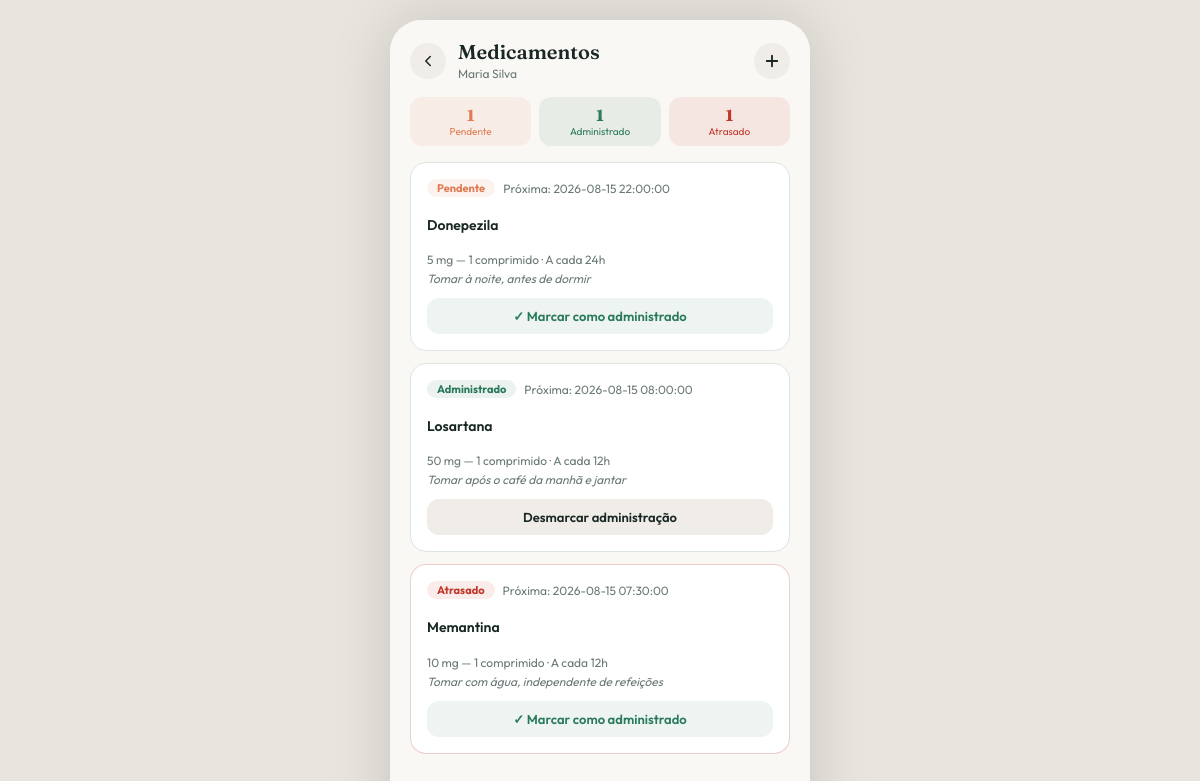
The page /medications.php?id=1 (signed in) on the database its author committed.
### tables this page shows
CREATE TABLE idoso (
    id SERIAL PRIMARY KEY,
    responsavel_id BIGINT UNSIGNED NOT NULL,
    nome_completo VARCHAR(150) NOT NULL,
    data_nascimento DATE NOT NULL,
    condicoes_medicas TEXT,
    telefone_emergencia VARCHAR(20) NOT NULL,
    criado_em TIMESTAMP DEFAULT CURRENT_TIMESTAMP,
    CONSTRAINT fk_idoso_responsavel FOREIGN KEY (responsavel_id) REFERENCES usuario(id) ON DELETE CASCADE
);

CREATE TABLE medicamento (
    id SERIAL PRIMARY KEY,
    idoso_id BIGINT UNSIGNED NOT NULL,
    nome VARCHAR(100) NOT NULL,
    dosagem VARCHAR(50) NOT NULL,
    intervalo_horas INT NOT NULL,
    instrucoes TEXT,
    ativo BOOLEAN DEFAULT TRUE,
    criado_em TIMESTAMP DEFAULT CURRENT_TIMESTAMP,
    CONSTRAINT fk_medicamento_idoso FOREIGN KEY (idoso_id) REFERENCES idoso(id) ON DELETE CASCADE
);

### includes/functions.php (called while the page is built, shortened)
<?php
require_once __DIR__ . '/../config/database.php';
function e(?string $str): string
{
    return htmlspecialchars($str ?? '', ENT_QUOTES, 'UTF-8');
}
function pacienteDoUsuarioOuFalha(int $idosoId): array
{
    $db = getDB();
    $stmt = $db->prepare('SELECT * FROM idoso WHERE id = ? AND responsavel_id = ?');
    $stmt->execute([$idosoId, $_SESSION['user_id']]);
    $idoso = $stmt->fetch();
    $stmt = $db->prepare('SELECT i.* FROM idoso i
        JOIN cuidador_idoso ci ON ci.idoso_id = i.id
        LEFT JOIN cuidador c ON c.id = ci.cuidador_id
        WHERE i.id = ? AND (ci.cuidador_id = ? OR c.usuario_id = ?) AND ci.status = ?');
    $stmt->execute([$idosoId, $_SESSION['user_id'], $_SESSION['user_id'], 'ativo']);
    $idoso = $stmt->fetch();
    return $idoso;
}

### config/database.php (called while the page is built, shortened)
<?php
function getDB(): PDO
{
    static $pdo = null;
    if ($pdo !== null) {
        return $pdo;
    }
    $dbHost = getenv('DB_HOST') ?: '127.0.0.1';
    $dbName = getenv('DB_NAME') ?: 'bd_cuida_idoso';
    $dbUser = getenv('DB_USER') ?: 'root';
    $dbPass = getenv('DB_PASS') ?: '';
    $charset = 'utf8mb4';
    try {
        $dsn = "mysql:host={$dbHost};dbname={$dbName};charset={$charset}";
        $pdo = new PDO($dsn, $dbUser, $dbPass, [
            PDO::ATTR_ERRMODE => PDO::ERRMODE_EXCEPTION,
            PDO::ATTR_DEFAULT_FETCH_MODE => PDO::FETCH_ASSOC,
            PDO::ATTR_EMULATE_PREPARES => false,
        ]);
    } catch (PDOException $e) {
        try {
            $dsnNoDb = "mysql:host={$dbHost};charset={$charset}";
            $tmp = new PDO($dsnNoDb, $dbUser, $dbPass, [PDO::ATTR_ERRMODE => PDO::ERRMODE_EXCEPTION]);
            $tmp->exec("CREATE DATABASE IF NOT EXISTS `{$dbName}` CHARACTER SET {$charset} COLLATE {$charset}_unicode_ci");
            $pdo = new PDO("mysql:host={$dbHost};dbname={$dbName};charset={$charset}", $dbUser, $dbPass, [
                PDO::ATTR_ERRMODE => PDO::ERRMODE_EXCEPTION,
                PDO::ATTR_DEFAULT_FETCH_MODE => PDO::FETCH_ASSOC,
                PDO::ATTR_EMULATE_PREPARES => false,
            ]);
        } catch (PDOException $e2) {
            throw $e2;
        }
    }
    return $pdo;
}

### medications.php (the view, shortened to what this page needs)
<?php
require_once __DIR__ . '/includes/functions.php';
$idosoId = (int)($_GET['id'] ?? 0);
$idoso = pacienteDoUsuarioOuFalha($idosoId);
$sql = "SELECT m.*,
  (SELECT h.id FROM historico_medicamento h WHERE h.medicamento_id = m.id ORDER BY h.horario_previsto DESC LIMIT 1) AS hist_id,
  (SELECT h.horario_previsto FROM historico_medicamento h WHERE h.medicamento_id = m.id ORDER BY h.horario_previsto DESC LIMIT 1) AS proxima_dose,
  (SELECT h.status FROM historico_medicamento h WHERE h.medicamento_id = m.id ORDER BY h.horario_previsto DESC LIMIT 1) AS status
  FROM medicamento m WHERE m.idoso_id = ? ORDER BY m.id";
$stmt = getDB()->prepare($sql);
$stmt->execute([$idosoId]);
$meds = $stmt->fetchAll();
$statusColor = ['administrado' => '#2A7A5B', 'pendente' => '#E07B54', 'atrasado' => '#c0392b'];
$statusLabel = ['administrado' => 'Administrado', 'pendente' => 'Pendente', 'atrasado' => 'Atrasado'];
$showForm = isset($_GET['novo']);
$headerTitle = 'Medicamentos';
$headerSubtitle = $idoso['nome_completo'];
$headerBack = 'patient.php?id=' . $idosoId;
$toggleHref = $showForm ? 'medications.php?id=' . $idosoId : 'medications.php?id=' . $idosoId . '&novo=1#form';
$headerRightHtml = '<a href="' . e($toggleHref) . '" class="btn-icon-round' . ($showForm ? ' active' : '') . '">'
    . '<svg width="18" height="18" fill="none" viewBox="0 0 24 24"><path d="M12 5v14M5 12h14" stroke="' . ($showForm ? 'white' : 'var(--foreground)') . '" stroke-width="2.5" stroke-linecap="round"/></svg>'
    . '</a>';
require __DIR__ . '/includes/layout_top.php';
require __DIR__ . '/includes/header_component.php';
?>
<div class="app-body" style="padding:0 20px 24px;">
  <div class="flex gap-2" style="margin-bottom:16px;">
    <?php foreach (['pendente', 'administrado', 'atrasado'] as $s):
      $qtd = count(array_filter($meds, fn($m) => $m['status'] === $s));
    ?>
      <div class="flex-1 text-center" style="border-radius:12px;padding:8px 0;background-color:<?= $statusColor[$s] ?>18;">
        <p class="serif font-bold" style="font-size:16px;color:<?= $statusColor[$s] ?>;"><?= $qtd ?></p>
        <p style="font-size:10px;color:<?= $statusColor[$s] ?>;"><?= $statusLabel[$s] ?></p>
      </div>
    <?php endforeach; ?>
  </div>
  <div class="flex flex-col gap-3">
    <?php foreach ($meds as $med): ?>
      <div class="card" style="<?= $med['status'] === 'atrasado' ? 'border-color:#c0392b40;' : '' ?>">
        <div class="flex items-center gap-2" style="margin-bottom:4px;">
          <span class="badge" style="background-color:<?= $statusColor[$med['status']] ?>18;color:<?= $statusColor[$med['status']] ?>;"><?= $statusLabel[$med['status']] ?></span>
          <span class="text-xs text-muted">Próxima: <?= e($med['proxima_dose']) ?></span>
        </div>
        <h4 class="font-semibold text-sm"><?= e($med['nome']) ?></h4>
        <p class="text-xs text-muted" style="margin-top:2px;"><?= e($med['dosagem']) ?> · A cada <?= (int)$med['intervalo_horas'] ?>h</p>
        <?php if ($med['instrucoes']): ?>
          <p class="text-xs text-muted" style="margin-top:4px;font-style:italic;"><?= e($med['instrucoes']) ?></p>
        <?php endif; ?>
        <div style="margin-top:12px;">
          <?php if ($med['status'] === 'administrado'): ?>
            <button type="button" class="btn btn-muted btn-sm" onclick="toggleMed(<?= (int)$med['hist_id'] ?>, <?= (int)$med['id'] ?>, <?= $idosoId ?>)">Desmarcar administração</button>
          <?php else: ?>
            <button type="button" class="btn btn-secondary btn-sm" onclick="toggleMed(<?= (int)$med['hist_id'] ?>, <?= (int)$med['id'] ?>, <?= $idosoId ?>)">✓ Marcar como administrado</button>
          <?php endif; ?>
        </div>
      </div>
    <?php endforeach; ?>
  </div>
</div>
<?php require __DIR__ . '/includes/layout_bottom.php'; ?>

### includes/header_component.php
<?php
$headerSubtitle = $headerSubtitle ?? null;
$headerBack = $headerBack ?? null;
$headerRightHtml = $headerRightHtml ?? '';
?>
<div class="screen-header">
  <?php if ($headerBack): ?>
    <a href="<?= e($headerBack) ?>" class="btn-back">
      <svg width="18" height="18" fill="none" viewBox="0 0 24 24">
        <path d="m15 18-6-6 6-6" stroke="var(--foreground)" stroke-width="2" stroke-linecap="round" stroke-linejoin="round"/>
      </svg>
    </a>
  <?php endif; ?>
  <div class="flex-1">
    <h2 class="truncate"><?= e($headerTitle) ?></h2>
    <?php if ($headerSubtitle): ?>
      <p class="subtitle truncate"><?= e($headerSubtitle) ?></p>
    <?php endif; ?>
  </div>
  <?php if ($headerRightHtml): ?>
    <div class="header-right"><?= $headerRightHtml ?></div>
  <?php endif; ?>
</div>

### assets/css/style.css (style rules this page uses)
:root { --background: #FAF8F5; --foreground: #1A2825; --card: #FFFFFF; --card-foreground: #1A2825; --primary: #2A7A5B; --primary-foreground: #FFFFFF; --secondary: #EEF4F1; --secondary-foreground: #2A7A5B; --muted: #F0EDE8; --muted-foreground: #6B7A78; --accent: #E07B54; --accent-foreground: #FFFFFF; --border: #DDE5E3; --ring: #2A7A5B; --radius: 14px; --danger: #c0392b; --danger-bg: #c0392b18; --blue: #5B7ABA; --purple: #8B5BAA; }
* { box-sizing: border-box; }
html, body { height: 100%; margin: 0; padding: 0; }
body { font-family: 'Outfit', sans-serif; background-color: #E8E4DE; color: var(--foreground); -webkit-font-smoothing: antialiased; }
h1, h2, h3 { font-family: 'Fraunces', serif; margin: 0; }
p { margin: 0; }
a { text-decoration: none; color: inherit; }
button { font-family: inherit; cursor: pointer; border: none; background: none; color: inherit; }
.app-body { flex: 1; min-height: 0; display: flex; flex-direction: column; overflow-y: auto; scrollbar-width: none; }
.flex { display: flex; }
.flex-col { flex-direction: column; }
.items-center { align-items: center; }
.gap-2 { gap: 8px; }
.gap-3 { gap: 12px; }
.flex-1 { flex: 1; min-width: 0; }
.text-center { text-align: center; }
.truncate { overflow: hidden; text-overflow: ellipsis; white-space: nowrap; }
.screen-header { display: flex; align-items: center; gap: 12px; padding: 20px 20px 16px; background-color: var(--background); flex-shrink: 0; }
.btn-back { width: 36px; height: 36px; border-radius: 999px; background-color: var(--muted); display: flex; align-items: center; justify-content: center; flex-shrink: 0; }
.screen-header h2 { font-size: 20px; font-weight: 600; line-height: 1.2; }
.screen-header .subtitle { font-size: 12px; color: var(--muted-foreground); margin-top: 2px; }
.header-right { margin-left: auto; }
.btn-icon-round { width: 36px; height: 36px; border-radius: 999px; display: flex; align-items: center; justify-content: center; background-color: var(--muted); transition: background-color .15s; }
.card { background-color: var(--card); border: 1px solid var(--border); border-radius: 16px; padding: 16px; }
.btn { display: block; width: 100%; padding: 16px; border-radius: 16px; font-weight: 600; font-size: 15px; text-align: center; transition: background-color .15s; }
.btn-secondary { background-color: var(--secondary); color: var(--primary); }
.btn-muted { background-color: var(--muted); color: var(--foreground); }
.btn-sm { padding: 10px 14px; border-radius: 12px; font-size: 13px; }
.badge { display: inline-block; font-size: 11px; font-weight: 700; padding: 2px 10px; border-radius: 999px; }
.text-xs { font-size: 12px; }
.text-sm { font-size: 14px; }
.text-muted { color: var(--muted-foreground); }
.font-semibold { font-weight: 600; }
.font-bold { font-weight: 700; }
.serif { font-family: 'Fraunces', serif; }

### rows shown on the page
idoso: nome_completo "Maria Silva"
medicamento: status "Pendente", proxima_dose "2026-08-15 22:00:00", nome "Donepezila", dosagem "5 mg — 1 comprimido", intervalo_horas "24", instrucoes "Tomar à noite, antes de dormir"
medicamento: status "Administrado", proxima_dose "2026-08-15 08:00:00", nome "Losartana", dosagem "50 mg — 1 comprimido", intervalo_horas "12", instrucoes "Tomar após o café da manhã e jantar"
medicamento: status "Atrasado", proxima_dose "2026-08-15 07:30:00", nome "Memantina", dosagem "10 mg — 1 comprimido", intervalo_horas "12", instrucoes "Tomar com água, independente de refeições"

### other values the page prints
$headerTitle "Medicamentos"
$qtd "1"
$statusLabel[$s] "Pendente"
$statusLabel[$s] "Administrado"
$statusLabel[$s] "Atrasado"
